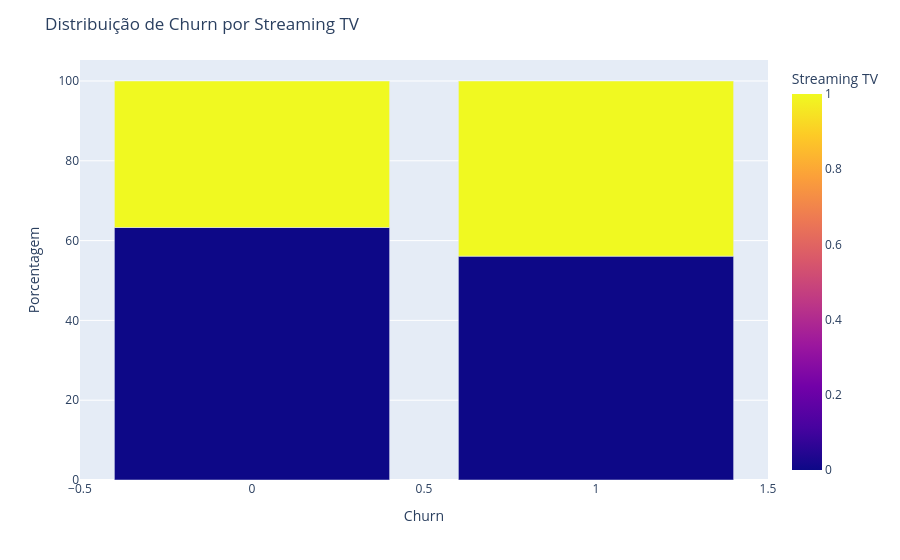

The code cell stored with this chart in its notebook:
### Code cell
df_grouped = df.groupby(['Churn', 'StreamingTV']).size().reset_index(name='count')
total_por_churn = df_grouped.groupby('Churn')['count'].transform('sum')
df_grouped['percent'] = (df_grouped['count'] / total_por_churn) * 100

# Criar o gráfico de barras empilhadas
fig = px.bar(df_grouped, x='Churn', y='percent', color='StreamingTV', labels={'percent': 'Porcentagem', 'Churn': 'Churn', 'StreamingTV': 'Streaming TV'})

# Layout
fig.update_layout(
    title='Distribuição de Churn por Streaming TV',
    yaxis_title='Porcentagem',
    legend_title='Streaming TV'
)
fig.show()

### Figure 1 — Plotly figure (JSON) as saved in the notebook; plotly's stock layout.template omitted (floating-point values rounded to 4 significant figures)
{"data": [{"hovertemplate": "Churn=%{x}<br>Porcentagem=%{y}<br>Streaming TV=%{marker.color}<extra></extra>", "legendgroup": "", "marker": {"color": [0, 1, 0, 1], "coloraxis": "coloraxis", "pattern": {"shape": ""}}, "name": "", "orientation": "v", "showlegend": false, "textposition": "auto", "type": "bar", "x": [0, 0, 1, 1], "xaxis": "x", "y": [63.28, 36.72, 56.11, 43.89], "yaxis": "y"}], "layout": {"barmode": "relative", "coloraxis": {"colorbar": {"title": {"text": "Streaming TV"}}, "colorscale": [[0, "#0d0887"], [0.1111, "#46039f"], [0.2222, "#7201a8"], [0.3333, "#9c179e"], [0.4444, "#bd3786"], [0.5556, "#d8576b"], [0.6667, "#ed7953"], [0.7778, "#fb9f3a"], [0.8889, "#fdca26"], [1, "#f0f921"]]}, "legend": {"title": {"text": "Streaming TV"}, "tracegroupgap": 0}, "margin": {"t": 60}, "title": {"text": "Distribuição de Churn por Streaming TV"}, "xaxis": {"anchor": "y", "domain": [0, 1], "title": {"text": "Churn"}}, "yaxis": {"anchor": "x", "domain": [0, 1], "title": {"text": "Porcentagem"}}}}
